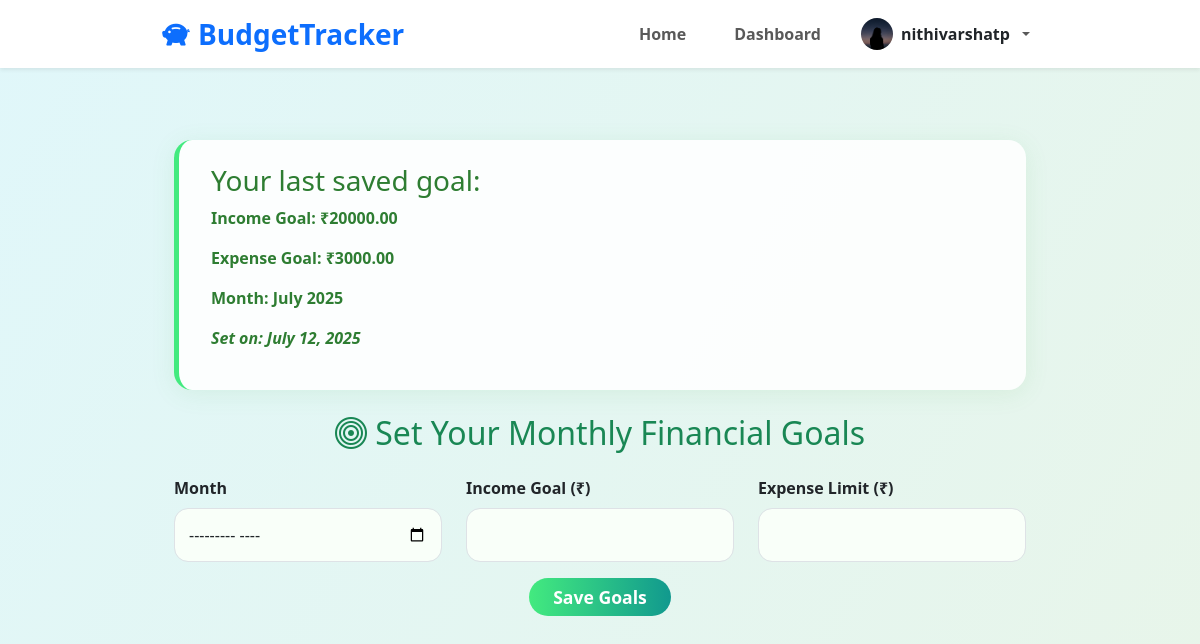
Page /set-goal/ (signed in) on the earlier database version.
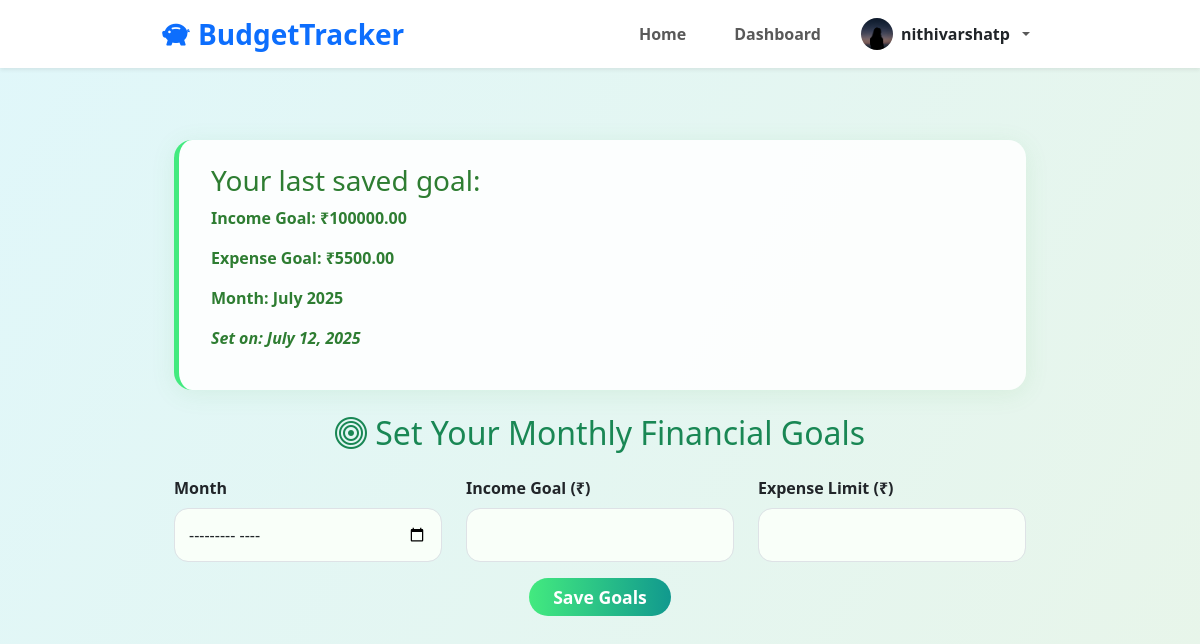
Same page on the later database version.
### tracker_app/models.py (models this page shows, shortened)
class Goal(models.Model):
    user = models.ForeignKey(User, on_delete=models.CASCADE)
    month = models.CharField(max_length=20)  # Format: "July 2025"
    income_goal = models.DecimalField(max_digits=10, decimal_places=2)
    expense_goal = models.DecimalField(max_digits=10, decimal_places=2)
    created_at = models.DateTimeField(auto_now_add=True)
    class Meta:
        unique_together = ('user', 'month')  # Prevent duplicate month entries per user

### tracker_app/views.py (the view, shortened to what this page needs)
# urls.py: path('set-goal/', set_goals_view, name='set_goal'),
@login_required
def set_goals_view(request):
    last_goal = Goal.objects.filter(user=request.user).order_by('-created_at').first()
    return render(request, "set_goal.html", {"last_goal": last_goal})

### tracker_app/models.py (called while the page is built)
    @property
    def avatar_url(self):
        if self.avatar:
            return self.avatar.url
        return ''

### tracker_app/templates/set_goal.html (shortened to what this page needs)
{% extends "base.html" %}
{% block content %}
<div class="container py-5">
  <div id="last-goal-section" class="last-goal mb-4 {% if not last_goal %}d-none{% endif %}">
    <h3>Your last saved goal:</h3>
    <p><strong>Income Goal:</strong> ₹<span id="income-goal">{{ last_goal.income_goal }}</span></p>
    <p><strong>Expense Goal:</strong> ₹<span id="expense-goal">{{ last_goal.expense_goal }}</span></p>
    <p><strong>Month:</strong> <span id="goal-month">{{ last_goal.month }}</span></p>
    <p><em>Set on: <span id="goal-date">{{ last_goal.created_at|date:"F j, Y" }}</span></em></p>
  </div>
  <h2 class="text-center mb-4 text-success">
    <i class="bi bi-bullseye"></i> Set Your Monthly Financial Goals
  </h2>
  <form method="POST" class="row g-4 justify-content-center" id="goalForm">
    <div class="col-md-4">
      <label for="month" class="form-label fw-bold">Month</label>
      <input type="month" id="month" name="month" class="form-control" required>
    </div>
    <div class="col-md-4">
      <label for="income_goal" class="form-label fw-bold">Income Goal (₹)</label>
      <input type="number" id="income_goal" name="income_goal" class="form-control" min="0" step="0.01" required>
    </div>
    <div class="col-md-4">
      <label for="expense_goal" class="form-label fw-bold">Expense Limit (₹)</label>
      <input type="number" id="expense_goal" name="expense_goal" class="form-control" min="0" step="0.01" required>
    </div>
    <div class="col-12 text-center mt-3">
      <button type="submit" class="btn btn-success px-4">Save Goals</button>
    </div>
  </form>
</div>
{% endblock %}

Differences in the rows shown:
changed Goal: income_goal "20000.00" → "100000.00"; expense_goal "3000.00" → "5500.00"
